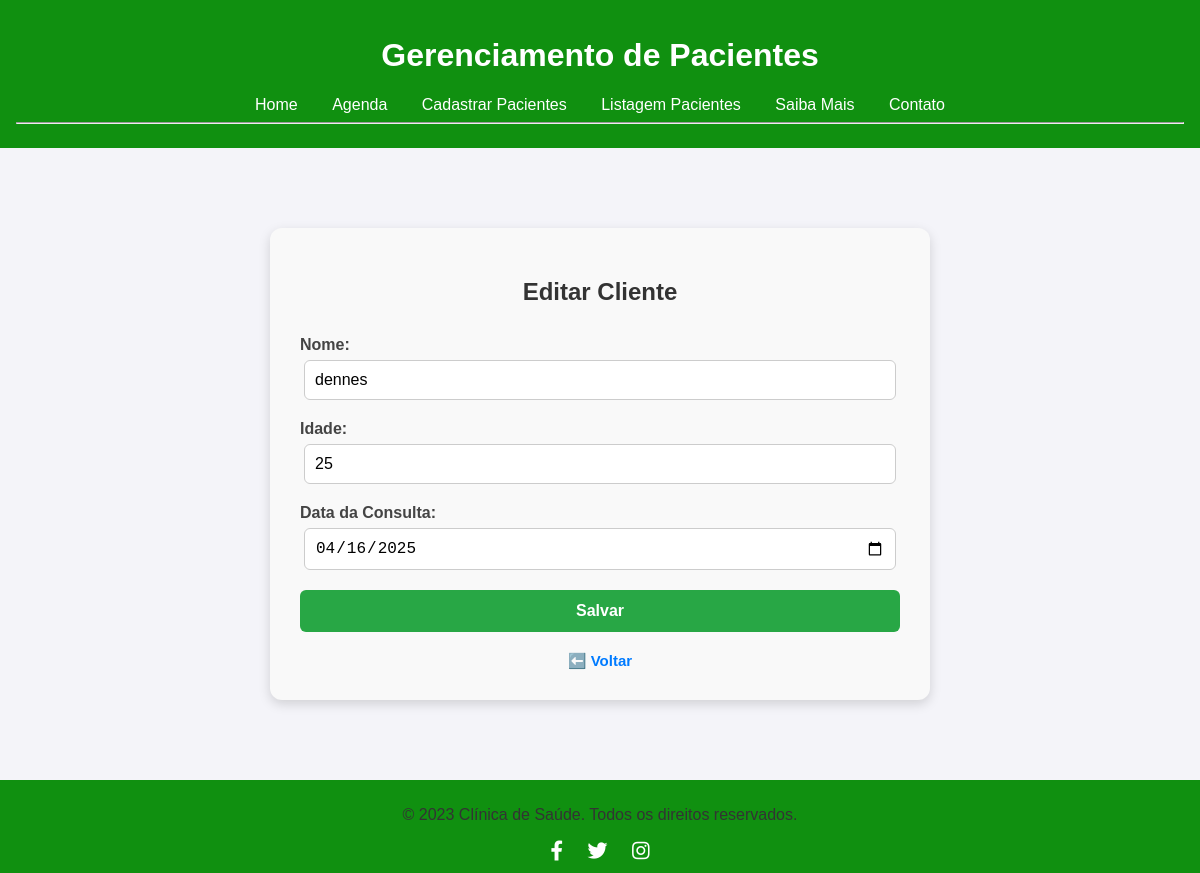
Page /editar/16 on the committed database.
### tables this page shows
CREATE TABLE clientes (
            id INTEGER PRIMARY KEY AUTOINCREMENT,
            nome TEXT NOT NULL,
            idade TEXT NOT NULL,
            data_cadastro TEXT NOT NULL  
        );

### app.py (the view, shortened to what this page needs)
@app.route('/editar/<int:index>', methods=['GET', 'POST'])
def editar(index):
    conn = get_db_connection()
    cliente = conn.execute('SELECT * FROM clientes WHERE id = ?', (index,)).fetchone()
    conn.close()
    return render_template('form.html', titulo='Editar Cliente', cliente=cliente)

### app.py (called while the page is built)
def get_db_connection():
    conn = sqlite3.connect('database.db')
    conn.row_factory = sqlite3.Row
    return conn

### Templates/form.html (shortened to what this page needs)
{% extends 'base.html' %}
{% block conteudo %}
<div class="form-container">
    <h2>{{ titulo }}</h2>
    <form method="post">
        <label for="nome">Nome:</label>
        <input type="text" id="nome" name="nome" value="{{ cliente.nome if cliente else '' }}" required>
        <label for="idade">Idade:</label>
        <input type="text" id="idade" name="idade" value="{{ cliente.idade if cliente else '' }}" required>
        <label for="data_cadastro">Data da Consulta:</label>
        <input type="date" id="data_cadastro" name="data_cadastro" value="{{ cliente.data_cadastro if cliente else '' }}" required>
        <button type="submit">Salvar</button>
    </form>
    <a href="{{ request.referrer or url_for('index') }}" class="back-link" title="Voltar para página anterior" style="text-decoration: none">⬅️ Voltar</a>
</div>
{% endblock %}

### Templates/base.html (style rules this page uses)
body { font-family: Arial, sans-serif; margin: 0; padding: 0; background-color: #f4f4f9; color: #333; height: 100%; margin: 0; display: flex; flex-direction: column; }
html { height: 100%; margin: 0; display: flex; flex-direction: column; }
input[type="text"], input[type="number"] { width: 100%; padding: 10px; border: 1px solid #ccc; border-radius: 4px; }
button { background: #28a745; color: white; padding: 10px 15px; border: none; border-radius: 4px; cursor: pointer; }

### Templates/form.html (style rules this page uses)
.form-container { max-width: 600px; margin: 60px auto; padding: 30px; background-color: #f9f9f9; border-radius: 12px; box-shadow: 0 4px 12px rgba(0,0,0,0.15); font-family: Arial, sans-serif; }
.form-container h2 { text-align: center; margin-bottom: 30px; color: #333; }
.form-container label { display: block; margin-bottom: 6px; font-weight: bold; color: #444; }
.form-container input[type="text"], .form-container input[type="date"] { width: 95%; margin: 0 auto 20px; display: block; padding: 10px; margin-bottom: 20px; border: 1px solid #ccc; border-radius: 6px; font-size: 16px; }
.form-container button { width: 100%; padding: 12px; background-color: #28a745; color: white; font-size: 16px; font-weight: bold; border: none; border-radius: 6px; cursor: pointer; transition: background-color 0.3s ease; }
.form-container .back-link { display: block; text-align: center; margin-top: 20px; color: #007bff; text-decoration: none; font-size: 15px; font-weight: bold; text-decoration: none; }

### rows in the picture
clientes: nome "dennes", idade "25", data_cadastro "04/16/2025"

### other values in the picture
{{ titulo }} "Editar Cliente"
